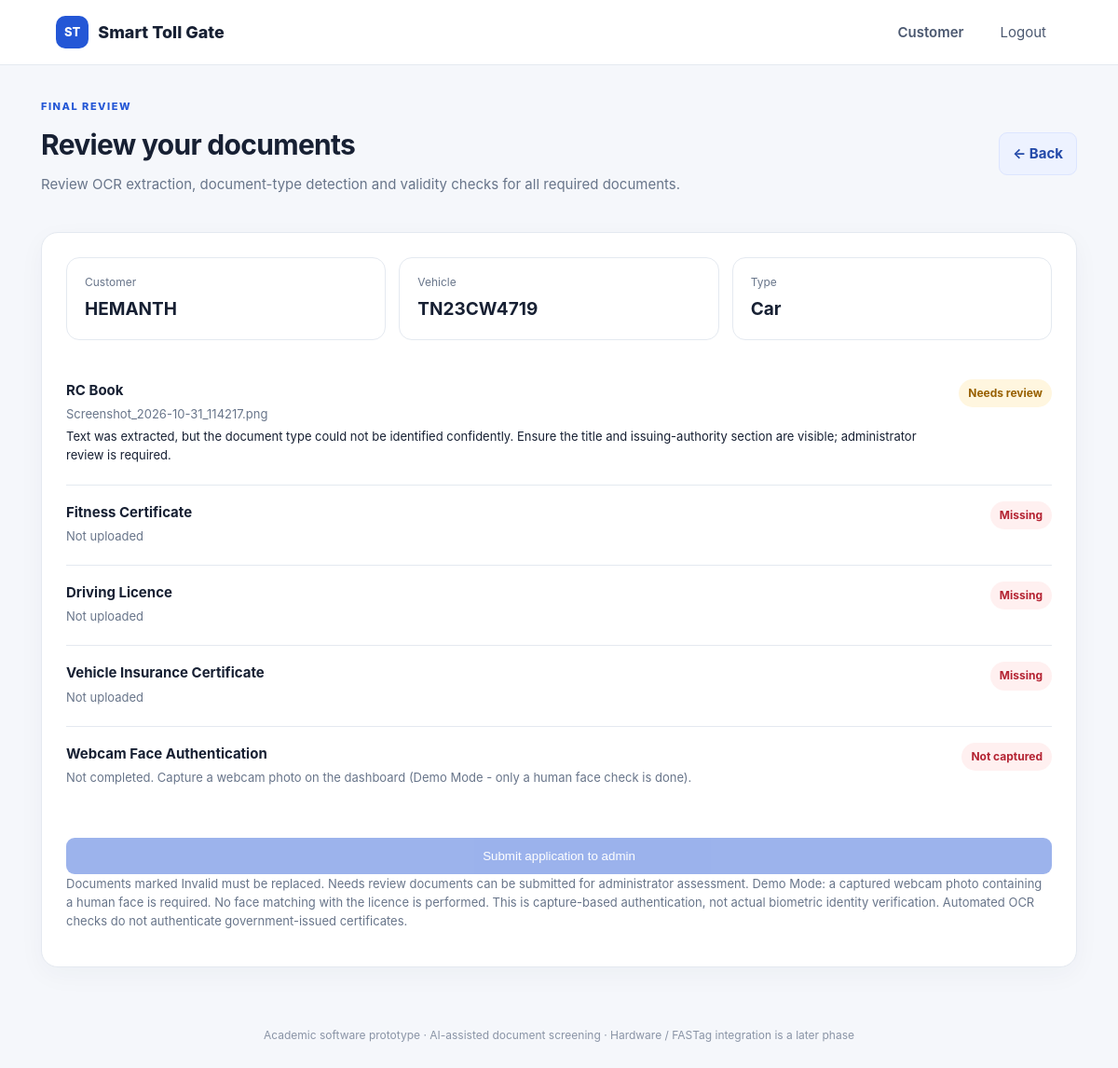
Screenshot of /review (signed in) with the database file from the repository.
### tables this page shows
CREATE TABLE users(
            id INTEGER PRIMARY KEY AUTOINCREMENT,
            full_name TEXT NOT NULL,
            user_id TEXT UNIQUE NOT NULL,
            password_hash TEXT NOT NULL,
            mobile TEXT NOT NULL,
            vehicle_number TEXT NOT NULL,
            vehicle_type TEXT NOT NULL,
            created_at TEXT NOT NULL
        );

CREATE TABLE documents(
            id INTEGER PRIMARY KEY AUTOINCREMENT,
            application_id INTEGER NOT NULL REFERENCES applications(id) ON DELETE CASCADE,
            doc_type TEXT NOT NULL,
            original_name TEXT NOT NULL,
            stored_name TEXT NOT NULL,
            extracted_text TEXT,
            extracted_expiry TEXT,
            extracted_vehicle_number TEXT,
            ai_status TEXT NOT NULL,
            ai_reason TEXT NOT NULL,
            uploaded_at TEXT NOT NULL,
            UNIQUE(application_id, doc_type)
        );

### app.py (the view)
@app.route("/review")
@customer_required
def review():
    with db() as con:
        user = con.execute("SELECT * FROM users WHERE id=?", (current_customer(),)).fetchone()
        approw = get_or_create_application(user)
        docs = con.execute("SELECT * FROM documents WHERE application_id=? ORDER BY doc_type", (approw["id"],)).fetchall()
        biometric = con.execute("SELECT * FROM biometric_verifications WHERE application_id=?", (approw["id"],)).fetchone()
        uploaded_keys = {d["doc_type"] for d in docs}
        required_keys = set(DOC_TYPES)
        required_docs = [d for d in docs if d["doc_type"] in required_keys]
        all_required_uploaded = required_keys.issubset(uploaded_keys)
        has_invalid_required = any(d["ai_status"] == "Invalid" for d in required_docs)
    return render_template("review.html", user=user, application=approw, docs=docs,
                           required=list(DOC_TYPES.items()), biometric=biometric,
                           all_required_uploaded=all_required_uploaded,
                           has_invalid_required=has_invalid_required)

### app.py (called while the page is built, shortened)
def db():
    conn = sqlite3.connect(DB_PATH)
    conn.row_factory = sqlite3.Row
    conn.execute("PRAGMA foreign_keys = ON")
    return conn

def csrf_token():
    if "_csrf" not in session:
        session["_csrf"] = secrets.token_urlsafe(24)
    return session["_csrf"]

@app.context_processor
def inject_globals():
    return {"csrf_token": csrf_token, "vehicle_types": VEHICLE_TYPES, "doc_types": DOC_TYPES, "demo_mode": DEMO_MODE}

@app.before_request
def protect_posts():
    if request.method == "POST":
        sent = request.form.get("_csrf", "")
        expected = session.get("_csrf", "")
        if not sent or not expected or not secrets.compare_digest(sent, expected):
            abort(400, "Security token missing or expired. Refresh and try again.")

def current_customer():
    return session.get("customer_id")

def customer_required(fn):
    @wraps(fn)
    def wrapper(*args, **kwargs):
        if not current_customer():
            flash("Please log in to continue.", "warning")
            return redirect(url_for("login"))
        return fn(*args, **kwargs)
    return wrapper

def get_or_create_application(user):
    with db() as con:
        row = con.execute("""SELECT * FROM applications WHERE user_id=? AND status IN ('Draft','Needs correction')
                             ORDER BY id DESC LIMIT 1""", (user["id"],)).fetchone()
        if row:
            return row

### templates/review.html
{% extends "base.html" %}{% block title %}Review Application{% endblock %}
{% block content %}
<div class="page-head"><div><div class="eyebrow">FINAL REVIEW</div><h1>Review your documents</h1><p class="muted">Review OCR extraction, document-type detection and validity checks for all required documents.</p></div><a class="secondary" href="{{ url_for('customer_dashboard') }}">← Back</a></div>
<div class="panel"><div class="summary-grid"><div class="stat"><span>Customer</span><strong>{{ user.full_name }}</strong></div><div class="stat"><span>Vehicle</span><strong>{{ user.vehicle_number }}</strong></div><div class="stat"><span>Type</span><strong>{{ user.vehicle_type }}</strong></div></div>
{% for key,label in required %}
{% set d = (docs|selectattr('doc_type','equalto',key)|list|first) %}
<div class="review-row"><div><strong>{{ label }}</strong><p class="muted small">{{ d.original_name if d else 'Not uploaded' }}</p>{% if d %}<p class="small">{{ d.ai_reason }}</p>{% endif %}</div>
{% if d %}<span class="pill {{ 'good' if d.ai_status == 'Passed checks' else 'bad' if d.ai_status == 'Invalid' else 'pending' }}">{{ d.ai_status }}</span>{% else %}<span class="pill bad">Missing</span>{% endif %}</div>
{% endfor %}
<div class="review-row"><div><strong>Webcam Face Authentication</strong><p class="small muted">{{ biometric.reason if biometric else 'Not completed. Capture a webcam photo on the dashboard (Demo Mode - only a human face check is done).' }}</p></div><span class="pill {{ 'good' if biometric and biometric.status in ['Matched','Captured'] else 'bad' if not biometric or biometric.status == 'Face not detected' else 'pending' }}">{{ biometric.status if biometric else 'Not captured' }}</span></div>
<form method="post" action="{{ url_for('submit_application') }}"><input type="hidden" name="_csrf" value="{{ csrf_token() }}"><button class="primary full" {% if not all_required_uploaded or has_invalid_required or not biometric or not biometric.selfie_stored_name or biometric.status != 'Matched' %}disabled{% endif %}>Submit application to admin</button></form>
<p class="small muted">Documents marked Invalid must be replaced. Needs review documents can be submitted for administrator assessment. Demo Mode: a captured webcam photo containing a human face is required. No face matching with the licence is performed. This is capture-based authentication, not actual biometric identity verification. Automated OCR checks do not authenticate government-issued certificates.</p></div>
{% endblock %}

### static/style.css (style rules this page uses)
:root { --ink:#172033;--muted:#68758a;--line:#e4e9f0;--blue:#2457d6;--blue2:#173fa8;--bg:#f5f7fb;--green:#087a52;--red:#b42332;--amber:#986000 }
* { box-sizing:border-box }
body { margin:0;background:var(--bg);color:var(--ink);font:15px/1.55 Inter,Segoe UI,Arial,sans-serif }
.panel { background:#fff;border:1px solid var(--line);border-radius:18px;padding:26px;box-shadow:0 8px 28px rgba(26,42,75,.04) }
h1,h2,h3,p { margin-top:0 }
h1 { font-size:30px;letter-spacing:-.7px;margin-bottom:7px }
.muted { color:var(--muted) }
.small { font-size:13px }
.eyebrow { font-size:11px;letter-spacing:1.5px;font-weight:800;color:var(--blue);margin-bottom:9px }
button,.button-link { border:0;border-radius:9px;padding:12px 17px;font:600 14px inherit;cursor:pointer;text-decoration:none;display:inline-flex;justify-content:center;align-items:center }
.primary { background:var(--blue);color:#fff }
.primary:disabled { opacity:.45;cursor:not-allowed }
.secondary { background:#edf2ff;color:#244aa9;border:1px solid #dce5ff;padding:10px 14px;border-radius:9px;text-decoration:none;font-weight:650;display:inline-flex;align-items:center;justify-content:center }
.full { width:100%;margin-top:18px }
.page-head { display:flex;align-items:center;justify-content:space-between;gap:20px;margin-bottom:25px }
.pill { font-size:12px;font-weight:750;padding:6px 10px;border-radius:30px;background:#edf0f5;color:#586477;white-space:nowrap }
.pill.bad { background:#fff0f0;color:var(--red) }
.pill.pending { background:#fff6df;color:var(--amber) }
.summary-grid,.stats-grid { display:grid;grid-template-columns:repeat(3,1fr);gap:14px;margin-bottom:25px }
.stat { background:#fff;border:1px solid var(--line);border-radius:14px;padding:17px 19px }
.stat span { display:block;color:var(--muted);font-size:12px;margin-bottom:5px }
.stat strong { font-size:19px }
.review-row { display:flex;align-items:flex-start;justify-content:space-between;gap:20px;padding:17px 0;border-bottom:1px solid var(--line) }
.review-row:last-of-type { border-bottom:0;margin-bottom:16px }
.review-row p { margin:4px 0 }

### rows the page displays
users: full_name "HEMANTH", vehicle_number "TN23CW4719", vehicle_type "Car"
documents: original_name "Screenshot_2026-10-31_114217.png", ai_reason "Text was extracted, but the document type could not be identified confidently. Ensure the title and issuing-authority section are visible; administrator review is required.", ai_status "Needs review"

### other values shown
{{ label }} "RC Book" "Fitness Certificate" "Driving Licence" "Vehicle Insurance Certificate"
{{ d.original_name if d else 'Not uploaded' }} "Not uploaded" "Not uploaded" "Not uploaded"
{{ biometric.status if biometric else 'Not captured' }} "Not captured"
